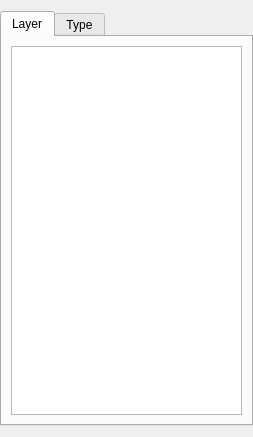
<?xml version="1.0" encoding="UTF-8"?>
<ui version="4.0">
 <class>WInstancesTab</class>
 <widget class="QWidget" name="WInstancesTab">
  <property name="geometry">
   <rect>
    <x>0</x>
    <y>0</y>
    <width>253</width>
    <height>437</height>
   </rect>
  </property>
  <property name="windowTitle">
   <string>Form</string>
  </property>
  <layout class="QHBoxLayout" name="horizontalLayout">
   <property name="leftMargin">
    <number>0</number>
   </property>
   <property name="rightMargin">
    <number>0</number>
   </property>
   <item>
    <widget class="QTabWidget" name="TabWidget">
     <property name="currentIndex">
      <number>0</number>
     </property>
     <widget class="QWidget" name="ShowLayersTab">
      <attribute name="title">
       <string>Layer</string>
      </attribute>
      <layout class="QVBoxLayout" name="verticalLayout">
       <item>
        <widget class="QTreeView" name="LayersTreeView">
         <property name="verticalScrollMode">
          <enum>QAbstractItemView::ScrollPerPixel</enum>
         </property>
         <property name="indentation">
          <number>13</number>
         </property>
        </widget>
       </item>
      </layout>
     </widget>
     <widget class="QWidget" name="ShowTypesTab">
      <attribute name="title">
       <string>Type</string>
      </attribute>
      <layout class="QVBoxLayout" name="verticalLayout_2">
       <item>
        <widget class="QTreeView" name="TypesTreeView">
         <property name="styleSheet">
          <string notr="true"/>
         </property>
         <property name="alternatingRowColors">
          <bool>false</bool>
         </property>
         <property name="verticalScrollMode">
          <enum>QAbstractItemView::ScrollPerPixel</enum>
         </property>
         <property name="indentation">
          <number>13</number>
         </property>
        </widget>
       </item>
      </layout>
     </widget>
    </widget>
   </item>
  </layout>
 </widget>
 <resources/>
 <connections/>
</ui>
